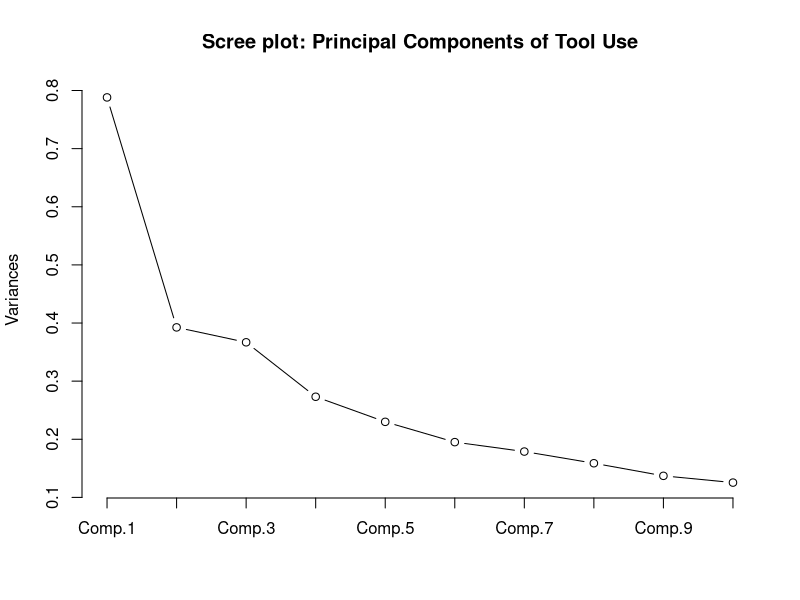
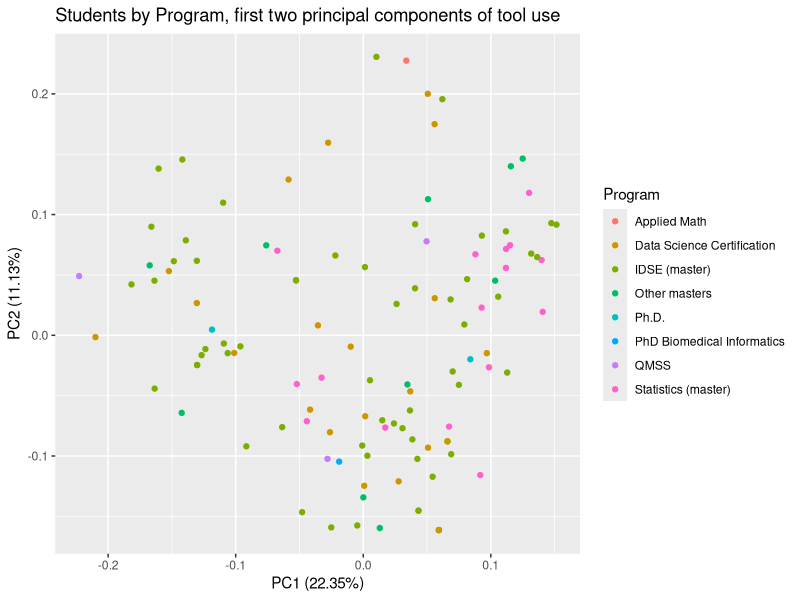

Source code (R) for these figures, in order:
if (!require("ggplot2")) {
    install.packages("ggplot2", repos="http://cran.rstudio.com/")
    library("ggplot2")
}
library(ggplot2)
df <- read.csv('data/tools.csv')

pc <- princomp(df[,2:length(df)], cor=FALSE, scores=TRUE)

summary(pc)

png(filename="plots/scree.png", width=900, height=589)
plot(main="Scree plot: Principal Components of Tool Use", pc,type="lines")
dev.off()

if (!require("ggfortify")) {
    install.packages("ggfortify", repos="http://cran.rstudio.com/")
    library("ggplot2")
}
library(ggfortify)
features <- df[,2:length(df)]
png(filename="plots/pca1vspca2.png", width=900, height=589)
autoplot(prcomp(features), data=df, colour = 'Program', main="Students by Program, first two principal components of tool use")
dev.off()
